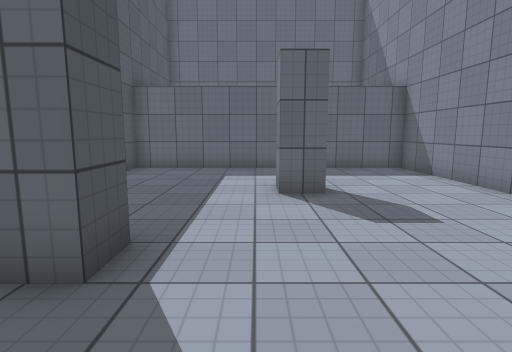
[1] (above)

12 first-person views from a walk through a scene from a Unity 3-D project. The camera is 1.3 m above the floor, tilts 8° down and sees 80° across. The floor is counted in squares, 1 m on a side. Each view is taken from the middle of a square. On the plan, view 1 faces up. The plan holds only what a view shows up to about 14 squares ahead; the rest is blank. The place goes on beyond the plan. Surface patterns are stand-ins for the level's own textures.

[2]
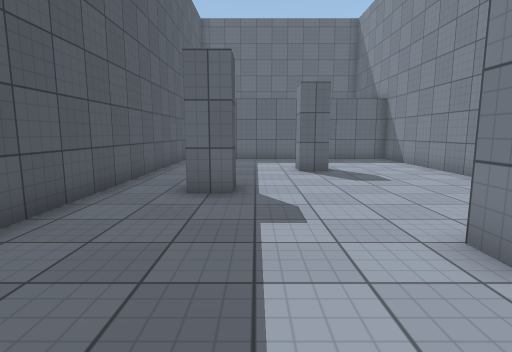

[3]
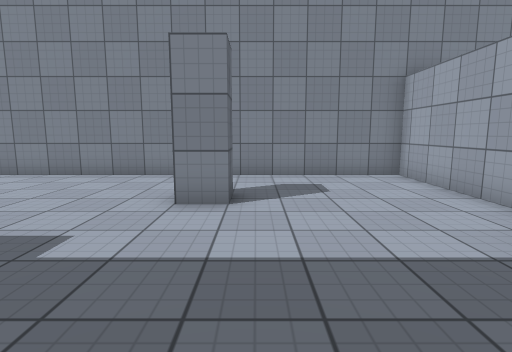

[4]
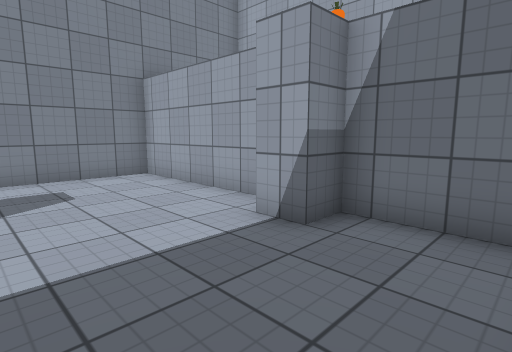

[5]
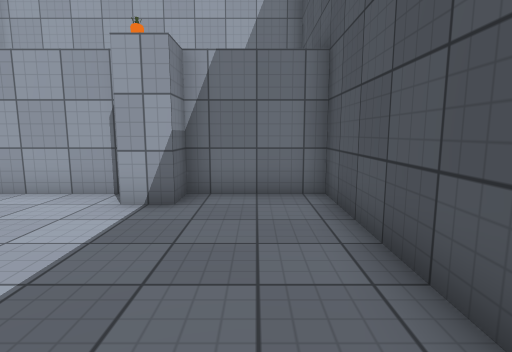

[6]
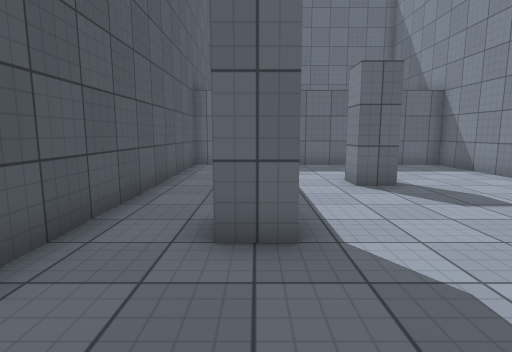

[7]
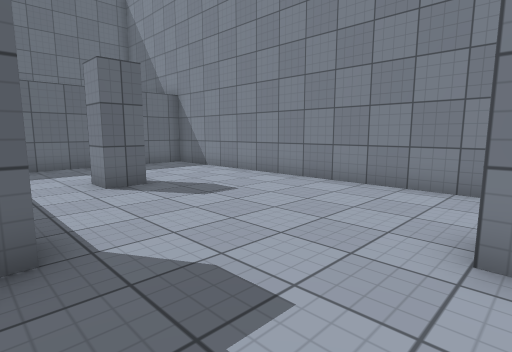

[8]
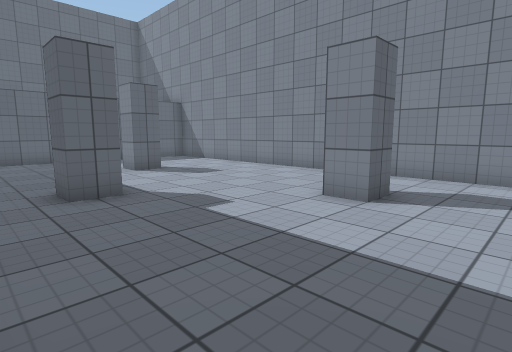

[9]
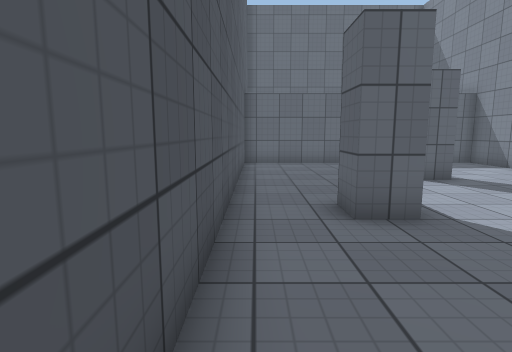

[10]
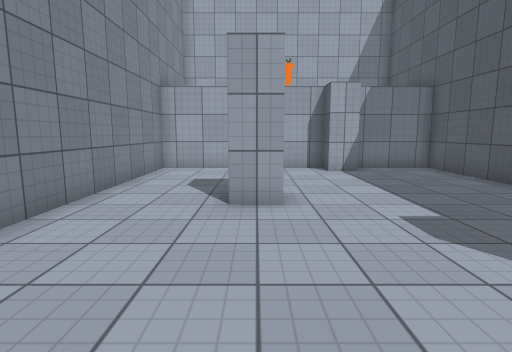

[11]
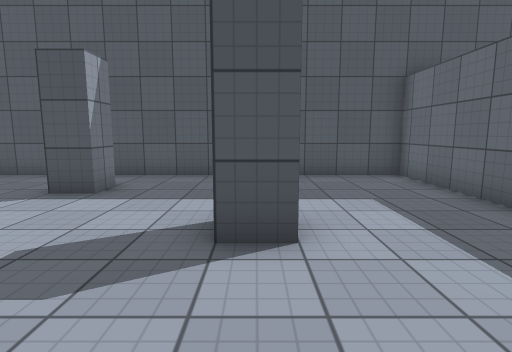

[12]
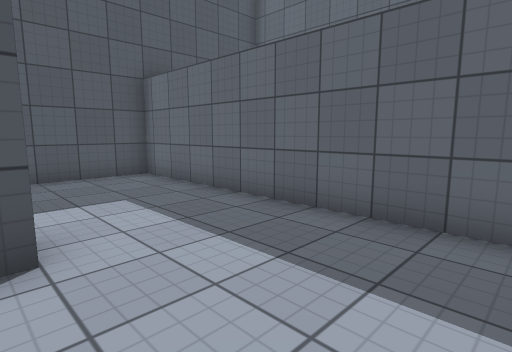

### Floor plan
Points are (right, up) in squares from view 1. A wall is a line through its corners. A room is listed if a view was taken in it or the views show most of it. See-through windows are left out.
Room 1 (views 1, 2, 3, 4, 5, 6, 7, 8, 9, 10, 11, 12)
walls: (-1.5, 2.5) (-2.5, 2.5) (-2.5, 3.5) (-1.5, 3.5) (-1.5, 2.5); (1.5, 7.6) (1.5, 6.5) (0.5, 6.5) (0.5, 7.5); (2.6, -1.5) (1.5, -1.5) (1.5, -0.5) (2.5, -0.5); (-0.5, -5.5) (-0.5, -6.5) (5.5, -6.5) (5.5, 11.5) (-4.5, 11.5) (-4.5, -6.5) (-1.5, -6.5) (-1.5, -5.5) (-0.5, -5.5)

Where each view was taken, in squares from view 1:
view 1: 0 up, 0 right, facing up
view 2: 4 down, 1 left, facing up
view 3: 2 down, 4 left, facing right
view 4: 2 down, 4 left, facing down-right
view 5: 0 up, 3 left, facing down
view 6: 1 down, 2 left, facing up
view 7: 1 down, 2 left, facing up-right
view 8: 4 down, 4 left, facing up-right
view 9: 2 down, 4 left, facing up
view 10: 5 up, 2 right, facing down
view 11: 7 up, 5 right, facing left
view 12: 7 up, 5 right, facing up-left
